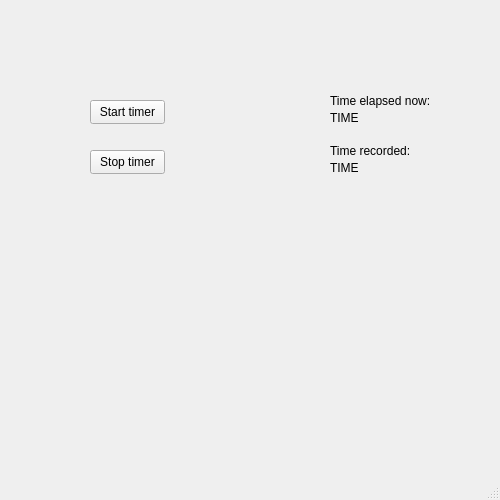
<?xml version="1.0" encoding="UTF-8"?>
<ui version="4.0">
 <class>MainWindow</class>
 <widget class="QMainWindow" name="MainWindow">
  <property name="geometry">
   <rect>
    <x>0</x>
    <y>0</y>
    <width>500</width>
    <height>500</height>
   </rect>
  </property>
  <property name="windowTitle">
   <string>MainWindow</string>
  </property>
  <widget class="QWidget" name="centralwidget">
   <widget class="QPushButton" name="button_start_timer">
    <property name="geometry">
     <rect>
      <x>90</x>
      <y>100</y>
      <width>75</width>
      <height>24</height>
     </rect>
    </property>
    <property name="text">
     <string>Start timer</string>
    </property>
   </widget>
   <widget class="QPushButton" name="button_stop_timer">
    <property name="geometry">
     <rect>
      <x>90</x>
      <y>150</y>
      <width>75</width>
      <height>24</height>
     </rect>
    </property>
    <property name="text">
     <string>Stop timer</string>
    </property>
   </widget>
   <widget class="QLabel" name="label">
    <property name="geometry">
     <rect>
      <x>330</x>
      <y>90</y>
      <width>101</width>
      <height>21</height>
     </rect>
    </property>
    <property name="text">
     <string>Time elapsed now:</string>
    </property>
   </widget>
   <widget class="QLabel" name="label_2">
    <property name="geometry">
     <rect>
      <x>330</x>
      <y>110</y>
      <width>101</width>
      <height>16</height>
     </rect>
    </property>
    <property name="text">
     <string>TIME</string>
    </property>
   </widget>
   <widget class="QLabel" name="label_3">
    <property name="geometry">
     <rect>
      <x>330</x>
      <y>140</y>
      <width>101</width>
      <height>21</height>
     </rect>
    </property>
    <property name="text">
     <string>Time recorded:</string>
    </property>
   </widget>
   <widget class="QLabel" name="label_4">
    <property name="geometry">
     <rect>
      <x>330</x>
      <y>160</y>
      <width>101</width>
      <height>16</height>
     </rect>
    </property>
    <property name="text">
     <string>TIME</string>
    </property>
   </widget>
  </widget>
  <widget class="QMenuBar" name="menubar">
   <property name="geometry">
    <rect>
     <x>0</x>
     <y>0</y>
     <width>500</width>
     <height>22</height>
    </rect>
   </property>
  </widget>
  <widget class="QStatusBar" name="statusbar"/>
 </widget>
 <resources/>
 <connections/>
</ui>
